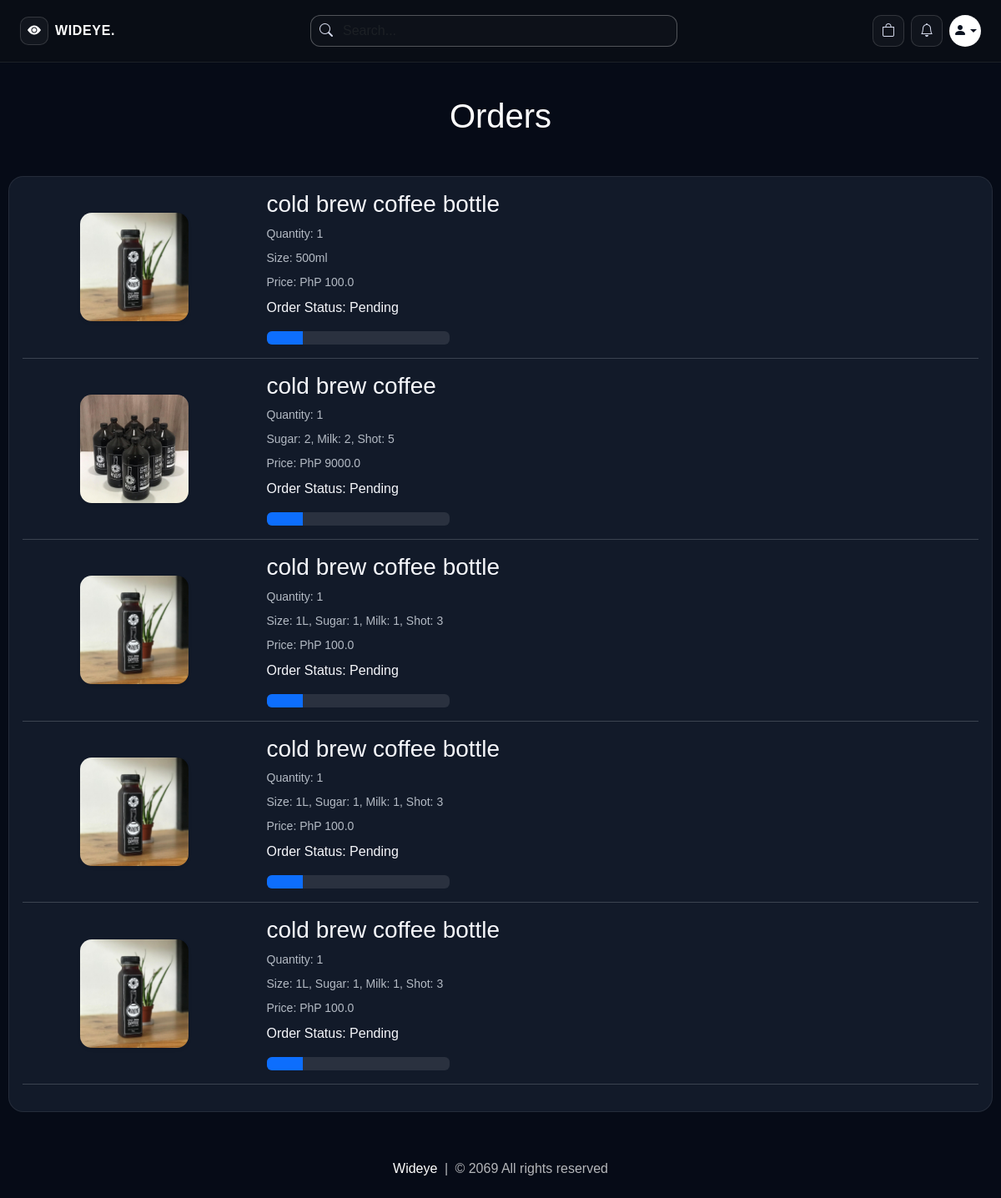
/orders (signed in), run on an earlier commit of the app's database.
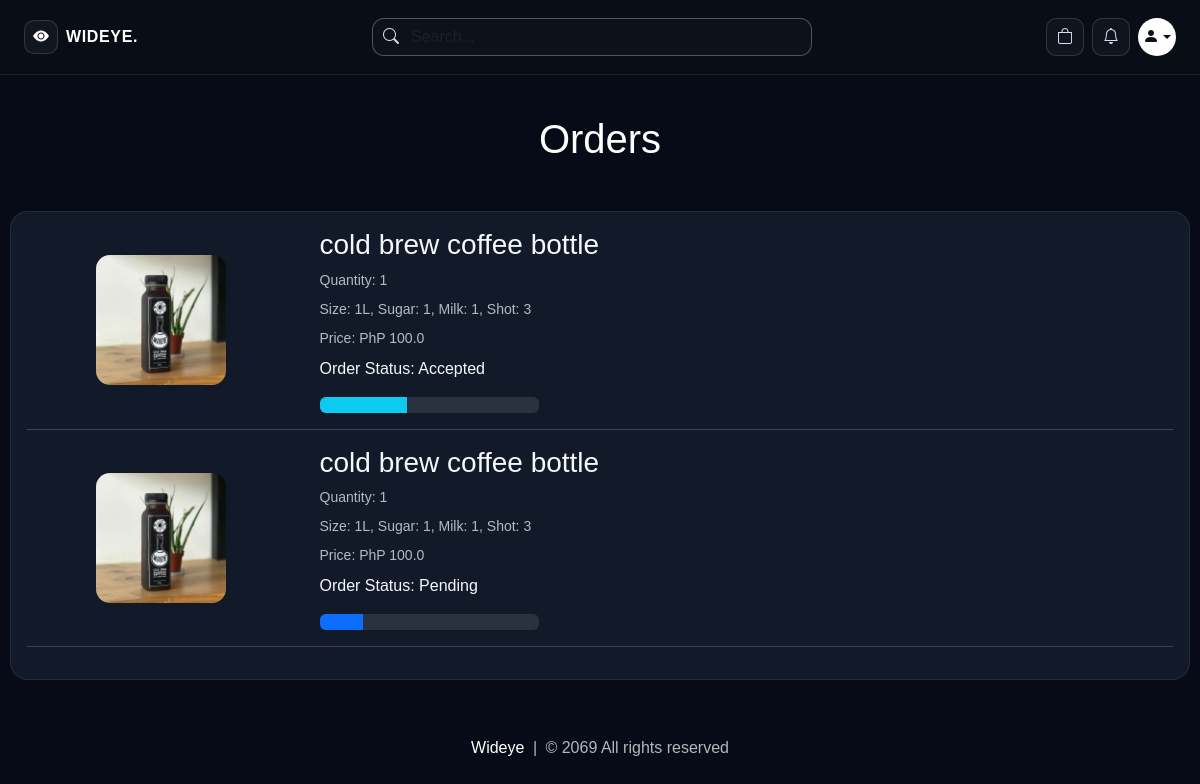
And on a later commit of the database.
### website/models.py (models this page shows, shortened)
class Order(db.Model):
    id = db.Column(db.Integer, primary_key=True)
    quantity = db.Column(db.Integer, nullable=False)
    size = db.Column(db.String(100), nullable=False, default='')
    sugar = db.Column(db.String(100), nullable=False, default='')
    milk = db.Column(db.String(100), nullable=False, default='')
    shot = db.Column(db.String(100), nullable=False, default='')
    price = db.Column(db.Float, nullable=False)
    status = db.Column(db.String(100), nullable=False)
    payment_method = db.Column(db.String(50), nullable=False, default='cashless')
    payment_id = db.Column(db.String(1000), nullable=False)
    customer_link = db.Column(db.Integer, db.ForeignKey('customer.id'), nullable=False)
    product_link = db.Column(db.Integer, db.ForeignKey('product.id'), nullable=False)

class Product(db.Model):
    id = db.Column(db.Integer, primary_key=True)
    product_name = db.Column(db.String(100), nullable=False)
    current_price = db.Column(db.Float, nullable=False)
    previous_price = db.Column(db.Float, nullable=False)
    in_stock = db.Column(db.Integer, nullable=False)
    size = db.Column(db.String(500), nullable=False, default='')
    sugar = db.Column(db.String(500), nullable=False, default='')
    milk = db.Column(db.String(500), nullable=False, default='')
    shot = db.Column(db.String(500), nullable=False, default='')
    product_picture = db.Column(db.Text, nullable=False)
    flash_sale = db.Column(db.Boolean, default=False)
    date_added = db.Column(db.DateTime, default=datetime.utcnow)
    carts = db.relationship('Cart', backref=db.backref('product', lazy=True))
    orders = db.relationship('Order', backref=db.backref('product', lazy=True))
    usual_items = db.relationship('UsualOrderItem', backref=db.backref('product', lazy=True))

### website/views.py (the view)
@views.route('/orders')
@login_required
def order():
    orders = Order.query.filter_by(customer_link=current_user.id).all()
    return render_template('orders.html', orders=orders, format_option_summary=format_option_summary,
                           get_product_image=get_product_image)

### website/views.py (called while the page is built)
def parse_options(csv_string):
    if not csv_string:
        return []
    return [opt.strip() for opt in str(csv_string).split(',') if opt.strip()]

def get_product_image(product, selected_size=''):
    images = parse_options(product.product_picture) if product.product_picture else []
    if not images:
        return '/media/default.jpg'
    if not selected_size:
        return images[0]
    sizes = parse_options(product.size)
    if selected_size in sizes:
        idx = sizes.index(selected_size)
        return images[idx] if idx < len(images) else images[-1]
    return images[0]

def format_option_summary(item):
    parts = []
    size_val = getattr(item, 'size', '') or ''
    sugar_val = getattr(item, 'sugar', '') or ''
    milk_val = getattr(item, 'milk', '') or ''
    shot_val = getattr(item, 'shot', '') or ''
    if size_val:
        parts.append(f'Size: {size_val}')
    if sugar_val:
        parts.append(f'Sugar: {sugar_val}')
    if milk_val:
        parts.append(f'Milk: {milk_val}')
    if shot_val:
        parts.append(f'Shot: {shot_val}')
    return ', '.join(parts) if parts else 'No add-ons'

### website/templates/orders.html (shortened to what this page needs)
{% extends 'base.html' %}
{% block body %}
<div class="wideye-orders-shell">
    <div class="row">
        {% if orders %}
        <h1 class="text-center mb-5" style="color: white;">Orders</h1>
        <div class="col-sm-13">
            <div class="card wideye-orders-card">
                <div class="card-body">
                    {% for item in orders %}
                    <div class="row">
                        <div class="col-sm-3 text-center align-self-center">
                            <img src="{{ get_product_image(item.product, item.size) }}" alt="" class="img-fluid wideye-orders-thumb shadow-sm">
                        </div>
                        <div class="col-sm-7">
                            <h3>{{ item.product.product_name }}</h3>
                            <p class="mb-2 text-muted small">Quantity: {{ item.quantity }}</p>
                            <p class="mb-2 text-muted small">{{ format_option_summary(item) }}</p>
                            <p class="mb-2 text-muted small">Price: PhP {{ item.price }}</p>
                            <div class="col-sm-4">
                                <p>Order Status: {{ item.status }}</p>
                                {% if item.status == 'Pending' %}
                                <div class="progress">
                                    <div class="progress-bar" role="progressbar" style="width: 20%;"  aria-valuenow="20" aria-valuemin="0" aria-valuemax="100"></div>
                                </div>
                                {% elif item.status == 'Accepted' %}
                                <div class="progress">
                                    <div class="progress-bar bg-info" role="progressbar" style="width: 40%;"  aria-valuenow="40" aria-valuemin="0" aria-valuemax="100"></div>
                                </div>
                                {% elif item.status == 'Out for delivery' %}
                                <div class="progress">
                                    <div class="progress-bar bg-warning" role="progressbar" style="width: 70%;"  aria-valuenow="70" aria-valuemin="0" aria-valuemax="100"></div>
                                </div>
                                {% elif item.status == 'Delivered' %}
                                <div class="progress">
                                    <div class="progress-bar bg-success" role="progressbar" style="width: 100%;"  aria-valuenow="100" aria-valuemin="0" aria-valuemax="100"></div>
                                </div>
                                {% elif item.status == 'Canceled' %}
                                <div class="progress">
                                    <div class="progress-bar bg-danger" role="progressbar" style="width: 100%;"  aria-valuenow="100" aria-valuemin="0" aria-valuemax="100"></div>
                                </div>
                                {% endif %}
                            </div>
                        </div>
                    </div>
                    <hr class="text-muted">
                    {% endfor %}
                </div>
            </div>
        </div>
        {% else %}
        <h1 class="text-center mb-5" style="color: white;">You have no Orders</h1>
        {% endif %}
    </div>
</div>
{% endblock %}

### website/templates/base.html (shortened to what this page needs)
<!DOCTYPE html>
<html lang="en">
<head>
    <link rel="stylesheet" href="https://cdnjs.cloudflare.com/ajax/libs/bootstrap-icons/1.10.5/font/bootstrap-icons.min.css">
    <link rel="stylesheet" href="{{ url_for('static', filename='css/all.min.css') }}">
    <link rel="stylesheet" href="{{ url_for('static', filename='css/bootstrap.min.css') }}">
    <link rel="stylesheet" href="{{ url_for('static', filename='css/style.css') }}">
</head>
<body>
    {% set cart_items = cart | default([], true) | list %}
    <nav class="wideye-navbar">
        <div class="wideye-shell">
            <div class="d-flex flex-wrap align-items-center justify-content-between gap-3">
                <a class="d-flex align-items-center gap-2" href="/">
                    <span class="wideye-brand-mark">
                        <i class="bi bi-eye-fill"></i>
                    </span>
                    <span class="wideye-brand-text">WIDEYE.</span>
                </a>
                <form class="wideye-search-form" role="search" action="/search" method="POST">
                    <div class="wideye-search-wrap d-flex align-items-center">
                        <i class="bi bi-search"></i>
                        <input class="form-control wideye-search-input" name="search" type="search" placeholder="Search..." aria-label="Search">
                    </div>
                </form>
                <div class="d-flex align-items-center gap-2">
                    <a class="wideye-icon-button wideye-nav-icon" href="/cart" aria-label="Cart">
                        <span class="position-relative d-inline-flex">
                            <i class="bi bi-bag"></i>
                        </span>
                    </a>
                    <a class="wideye-icon-button wideye-nav-icon" href="/orders" aria-label="Orders">
                        <i class="bi bi-bell"></i>
                    </a>
                    {% if current_user.is_authenticated %}
                    <div class="dropdown">
                        <a class="wideye-avatar dropdown-toggle" href="#" role="button" id="profileDropdown" data-bs-toggle="dropdown" aria-expanded="false">
                            <i class="bi bi-person-fill"></i>
                        </a>
                    </div>
                    {% else %}
                    <a class="wideye-avatar" href="/login" aria-label="Login">
                        <i class="bi bi-person-fill"></i>
                    </a>
                    {% endif %}
                </div>
            </div>
        </div>
    </nav>
    <div class="wideye-shell pt-3">
    </div>
    {% block body %}
    {% endblock %}
    <footer class="wideye-footer">
        <div class="wideye-shell text-center">
            <a href="/">Wideye</a> <span class="mx-1">|</span> <span>&copy; 2069 All rights reserved</span>
        </div>
    </footer>
</body>
</html>

### website/templates/base.html (style rules this page uses)
* { box-sizing: border-box; }
html { -webkit-text-size-adjust: 100%; }
body { background: #060b17; color: #f6f7fb; min-height: 100vh; font-family: Arial, Helvetica, sans-serif; overflow-x: hidden; }
a { text-decoration: none; }
img, iframe, canvas, video { max-width: 100%; }
.wideye-shell { width: min(calc(100% - clamp(1rem, 4vw, 3rem)), 1280px); margin: 0 auto; }
.wideye-navbar { background: #090d15; border-bottom: 1px solid rgba(255, 255, 255, 0.08); padding: 18px 0; }
.wideye-brand-mark { width: 34px; height: 34px; border-radius: 10px; border: 1px solid rgba(255, 255, 255, 0.14); display: inline-flex; align-items: center; justify-content: center; color: #ffffff; background: rgba(255, 255, 255, 0.04); }
.wideye-brand-text { color: #ffffff; font-weight: 700; letter-spacing: 0.04em; }
.wideye-search-form { max-width: 440px; width: 100%; }
.wideye-search-input, .wideye-search-input:focus { background: transparent; border: none; box-shadow: none; color: #ffffff; }
.wideye-search-wrap { border: 1px solid rgba(255, 255, 255, 0.28); border-radius: 12px; background: rgba(255, 255, 255, 0.02); padding: 0 10px; }
.wideye-search-wrap i, .wideye-nav-icon { color: #d7dcee; }
.wideye-icon-button { width: 38px; height: 38px; border-radius: 10px; border: 1px solid rgba(255, 255, 255, 0.14); display: inline-flex; align-items: center; justify-content: center; background: rgba(255, 255, 255, 0.03); }
.wideye-avatar { width: 38px; height: 38px; border-radius: 50%; background: linear-gradient(135deg, #ffffff, #ffffff); color: #09111f; display: inline-flex; align-items: center; justify-content: center; font-size: 1rem; }
.wideye-footer { color: rgba(255, 255, 255, 0.7); padding: 24px 0 32px; }
.wideye-footer a { color: #ffffff; }

### website/templates/orders.html (style rules this page uses)
.wideye-orders-shell { width: min(calc(100% - 1rem), 1180px); margin: 1.5rem auto 2rem; }
.wideye-orders-card { background: #121a29; border: 1px solid rgba(255, 255, 255, 0.08); border-radius: 18px; color: #f6f7fb; }
.wideye-orders-card .card-body { background: transparent; color: inherit; }
.wideye-orders-card h3, .wideye-orders-card p, .wideye-orders-card .col-sm-4, .wideye-orders-card .col-sm-7 { color: #f6f7fb; }
.wideye-orders-card .text-muted { color: rgba(226, 232, 240, 0.78) !important; }
.wideye-orders-card .progress { background: rgba(255, 255, 255, 0.1); }
.wideye-orders-thumb { width: 130px; height: 130px; object-fit: cover; border-radius: 14px; background: #0f172a; }

What changed in the data, as far as the page shows it:
removed Order: size.size (picture), product.product_name "cold brew coffee bottle", quantity "1", size+sugar+milk "Size: 500ml", price "100.0", status "Pending"
removed Order: size.product_picture (picture), product.product_name "cold brew coffee", quantity "1", size+sugar+milk "Sugar: 2, Milk: 2, Shot: 5", price "9000.0", status "Pending"
removed Order: size.size (picture), product.product_name "cold brew coffee bottle", quantity "1", size+sugar+milk "Size: 1L, Sugar: 1, Milk: 1, Shot: 3", price "100.0", status "Pending"
changed Order: status "Pending" → "Accepted"
